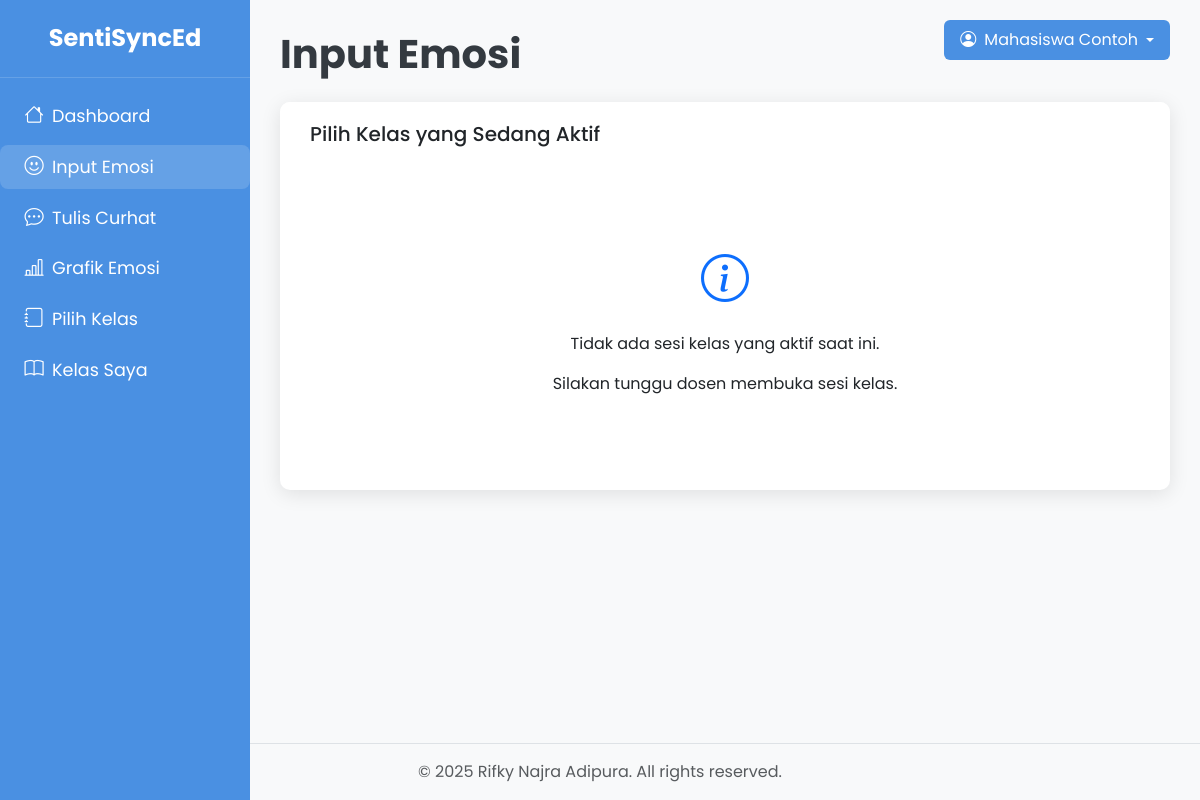
Page /mahasiswa/input_emosi.php (signed in) on the earlier database version.
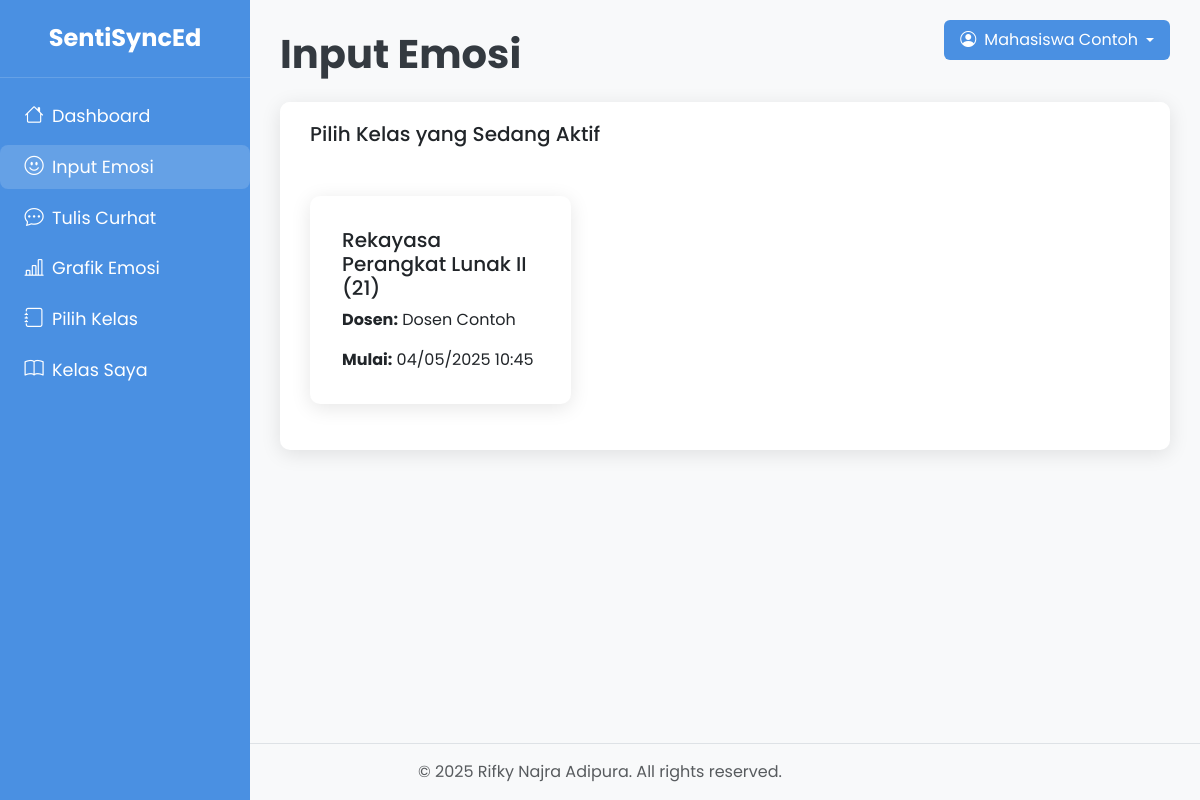
Same page on the later database version.
### tables this page shows
CREATE TABLE class_sessions (
    id INT AUTO_INCREMENT PRIMARY KEY,
    class_id INT NOT NULL,
    start_time DATETIME NOT NULL,
    end_time DATETIME,
    status ENUM('active', 'ended') DEFAULT 'active',
    created_by INT NOT NULL,
    created_at TIMESTAMP DEFAULT CURRENT_TIMESTAMP,
    FOREIGN KEY (class_id) REFERENCES classes(id) ON DELETE CASCADE,
    FOREIGN KEY (created_by) REFERENCES users(id)
);

CREATE TABLE IF NOT EXISTS classes (
    id INT AUTO_INCREMENT PRIMARY KEY,
    class_name VARCHAR(100) NOT NULL,
    description TEXT,
    dosen_id INT NOT NULL,
    created_at TIMESTAMP DEFAULT CURRENT_TIMESTAMP,
    FOREIGN KEY (dosen_id) REFERENCES users(id) ON DELETE CASCADE
);

CREATE TABLE IF NOT EXISTS users (
    id INT AUTO_INCREMENT PRIMARY KEY,
    name VARCHAR(100) NOT NULL,
    email VARCHAR(100) NOT NULL UNIQUE,
    password VARCHAR(255) NOT NULL,
    role ENUM('SuperAdmin', 'Mahasiswa', 'Dosen') NOT NULL,
    created_at TIMESTAMP DEFAULT CURRENT_TIMESTAMP
);

### mahasiswa/input_emosi.php (the view, shortened to what the changed rows need)
<?php
require_once '../fungsi_helper.php';
$user_id = $_SESSION['user_id'];
try {
    $stmt = $conn->prepare("
        SELECT cs.id as class_session_id, cs.start_time, c.class_name, u.name as dosen_name
        FROM class_sessions cs
        JOIN classes c ON cs.class_id = c.id
        JOIN users u ON c.dosen_id = u.id
        JOIN class_members cm ON c.id = cm.class_id
        WHERE cm.user_id = ?
        AND cs.status = 'active'
        AND cs.end_time IS NULL
        ORDER BY cs.start_time DESC
    ");
    $stmt->execute([$user_id]);
    $active_sessions = $stmt->fetchAll(PDO::FETCH_ASSOC);
} catch (PDOException $e) {
    $error_message = "Terjadi kesalahan saat mengambil sesi kelas.";
    $active_sessions = [];
}
?>
<!DOCTYPE html>
<html lang="id">
<head>
    <link href="https://cdn.jsdelivr.net/npm/bootstrap@5.3.0/dist/css/bootstrap.min.css" rel="stylesheet">
    <link href="https://cdn.jsdelivr.net/npm/bootstrap-icons@1.8.1/font/bootstrap-icons.css" rel="stylesheet">
    <link rel="stylesheet" href="../css/styles_mahasiswa.css">
</head>
<body>
    <div class="sidebar" id="sidebar">
        <div class="sidebar-header text-center py-4 border-bottom" style="border-color: rgba(255,255,255,0.15) !important;">
            <h2 class="mb-0" style="color:#fff; font-weight:700; font-size:24px;">SentiSyncEd</h2>
        </div>
    </div>
    <div class="content-wrapper">
        <div class="container-fluid px-0">
            <h1 class="page-title mb-4">Input Emosi</h1>
            <div class="row">
                <div class="col-12">
                    <div class="card mb-4">
                        <div class="card-body">
                            <?php if (empty($active_sessions)): ?>
                                <div class="text-center py-5">
                                    <i class="bi bi-info-circle text-primary" style="font-size: 3rem;"></i>
                                    <p class="mt-3">Tidak ada sesi kelas yang aktif saat ini.</p>
                                    <p>Silakan tunggu dosen membuka sesi kelas.</p>
                                </div>
                            <?php else: ?>
                                <div class="row">
                                    <?php foreach ($active_sessions as $session): ?>
                                        <div class="col-md-4 col-sm-6 mb-3">
                                            <div class="card h-100 session-card clickable" id="session-<?php echo $session['class_session_id']; ?>" data-session-id="<?php echo $session['class_session_id']; ?>">
                                                <div class="card-body">
                                                    <h5 class="card-title"><?php echo htmlspecialchars($session['class_name']); ?></h5>
                                                    <p class="card-text"><strong>Dosen:</strong> <?php echo htmlspecialchars($session['dosen_name']); ?></p>
                                                    <p class="card-text"><strong>Mulai:</strong> <?php echo date('d/m/Y H:i', strtotime($session['start_time'])); ?></p>
                                                </div>
                                            </div>
                                        </div>
                                    <?php endforeach; ?>
                                </div>
                            <?php endif; ?>
                        </div>
                    </div>
                </div>
            </div>
        </div>
    </div>
</body>
</html>

Differences in the rows shown:
added class_sessions: class.class_name "Rekayasa Perangkat Lunak II (21)", created_by.name "Dosen Contoh", start_time "04/05/2025 10:45"
Other differences:
text no longer shown: "Tidak ada sesi kelas yang aktif saat ini. Silakan tunggu dosen membuka sesi kelas."
